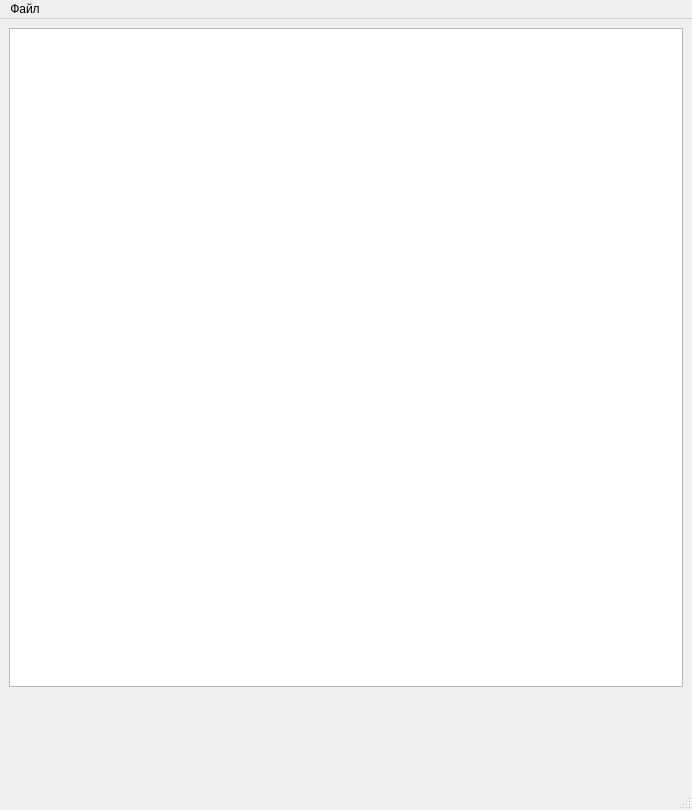
<?xml version="1.0" encoding="UTF-8"?>
<ui version="4.0">
 <class>AudioPlayerMainWindow</class>
 <widget class="QMainWindow" name="AudioPlayerMainWindow">
  <property name="geometry">
   <rect>
    <x>0</x>
    <y>0</y>
    <width>692</width>
    <height>810</height>
   </rect>
  </property>
  <property name="sizePolicy">
   <sizepolicy hsizetype="Fixed" vsizetype="Fixed">
    <horstretch>0</horstretch>
    <verstretch>0</verstretch>
   </sizepolicy>
  </property>
  <property name="palette">
   <palette>
    <active>
     <colorrole role="WindowText">
      <brush brushstyle="SolidPattern">
       <color alpha="255">
        <red>0</red>
        <green>0</green>
        <blue>0</blue>
       </color>
      </brush>
     </colorrole>
     <colorrole role="Dark">
      <brush brushstyle="SolidPattern">
       <color alpha="255">
        <red>0</red>
        <green>0</green>
        <blue>0</blue>
       </color>
      </brush>
     </colorrole>
     <colorrole role="Text">
      <brush brushstyle="SolidPattern">
       <color alpha="255">
        <red>0</red>
        <green>0</green>
        <blue>0</blue>
       </color>
      </brush>
     </colorrole>
     <colorrole role="ButtonText">
      <brush brushstyle="SolidPattern">
       <color alpha="255">
        <red>0</red>
        <green>0</green>
        <blue>0</blue>
       </color>
      </brush>
     </colorrole>
    </active>
    <inactive>
     <colorrole role="WindowText">
      <brush brushstyle="SolidPattern">
       <color alpha="255">
        <red>0</red>
        <green>0</green>
        <blue>0</blue>
       </color>
      </brush>
     </colorrole>
     <colorrole role="Dark">
      <brush brushstyle="SolidPattern">
       <color alpha="255">
        <red>0</red>
        <green>0</green>
        <blue>0</blue>
       </color>
      </brush>
     </colorrole>
     <colorrole role="Text">
      <brush brushstyle="SolidPattern">
       <color alpha="255">
        <red>0</red>
        <green>0</green>
        <blue>0</blue>
       </color>
      </brush>
     </colorrole>
     <colorrole role="ButtonText">
      <brush brushstyle="SolidPattern">
       <color alpha="255">
        <red>0</red>
        <green>0</green>
        <blue>0</blue>
       </color>
      </brush>
     </colorrole>
    </inactive>
    <disabled>
     <colorrole role="WindowText">
      <brush brushstyle="SolidPattern">
       <color alpha="255">
        <red>0</red>
        <green>0</green>
        <blue>0</blue>
       </color>
      </brush>
     </colorrole>
     <colorrole role="Dark">
      <brush brushstyle="SolidPattern">
       <color alpha="255">
        <red>0</red>
        <green>0</green>
        <blue>0</blue>
       </color>
      </brush>
     </colorrole>
     <colorrole role="Text">
      <brush brushstyle="SolidPattern">
       <color alpha="255">
        <red>0</red>
        <green>0</green>
        <blue>0</blue>
       </color>
      </brush>
     </colorrole>
     <colorrole role="ButtonText">
      <brush brushstyle="SolidPattern">
       <color alpha="255">
        <red>0</red>
        <green>0</green>
        <blue>0</blue>
       </color>
      </brush>
     </colorrole>
    </disabled>
   </palette>
  </property>
  <property name="windowTitle">
   <string>Аудио Плеер</string>
  </property>
  <widget class="QWidget" name="centralwidget">
   <layout class="QHBoxLayout" name="horizontalLayout">
    <item>
     <layout class="QVBoxLayout" name="verticalLayout">
      <item>
       <widget class="QListWidget" name="tracks_listWidget">
        <property name="enabled">
         <bool>true</bool>
        </property>
        <property name="selectionMode">
         <enum>QAbstractItemView::NoSelection</enum>
        </property>
        <property name="textElideMode">
         <enum>Qt::ElideLeft</enum>
        </property>
       </widget>
      </item>
      <item>
       <layout class="QHBoxLayout" name="horizontalLayout_4">
        <property name="leftMargin">
         <number>10</number>
        </property>
        <property name="topMargin">
         <number>10</number>
        </property>
        <property name="rightMargin">
         <number>10</number>
        </property>
        <property name="bottomMargin">
         <number>10</number>
        </property>
        <item>
         <widget class="QLabel" name="current_image_lable">
          <property name="enabled">
           <bool>true</bool>
          </property>
          <property name="minimumSize">
           <size>
            <width>0</width>
            <height>60</height>
           </size>
          </property>
          <property name="text">
           <string/>
          </property>
         </widget>
        </item>
        <item>
         <layout class="QVBoxLayout" name="verticalLayout_3">
          <item>
           <widget class="QLabel" name="current_title_label">
            <property name="text">
             <string/>
            </property>
           </widget>
          </item>
          <item>
           <widget class="QLabel" name="current_author_label">
            <property name="text">
             <string/>
            </property>
           </widget>
          </item>
         </layout>
        </item>
        <item>
         <spacer name="horizontalSpacer">
          <property name="orientation">
           <enum>Qt::Horizontal</enum>
          </property>
          <property name="sizeHint" stdset="0">
           <size>
            <width>40</width>
            <height>20</height>
           </size>
          </property>
         </spacer>
        </item>
        <item>
         <widget class="QLabel" name="current_duration_label">
          <property name="text">
           <string/>
          </property>
         </widget>
        </item>
        <item>
         <widget class="QLabel" name="current_action_lable">
          <property name="text">
           <string/>
          </property>
         </widget>
        </item>
       </layout>
      </item>
      <item>
       <widget class="QWidget" name="widget" native="true"/>
      </item>
      <item>
       <layout class="QHBoxLayout" name="horizontalLayout_2"/>
      </item>
     </layout>
    </item>
   </layout>
  </widget>
  <widget class="QMenuBar" name="menubar">
   <property name="geometry">
    <rect>
     <x>0</x>
     <y>0</y>
     <width>692</width>
     <height>18</height>
    </rect>
   </property>
   <widget class="QMenu" name="menu">
    <property name="title">
     <string>Файл</string>
    </property>
    <addaction name="add_track_action"/>
   </widget>
   <addaction name="menu"/>
  </widget>
  <widget class="QStatusBar" name="statusbar"/>
  <action name="add_track_action">
   <property name="text">
    <string>Добавить трек</string>
   </property>
  </action>
 </widget>
 <resources/>
 <connections/>
</ui>
